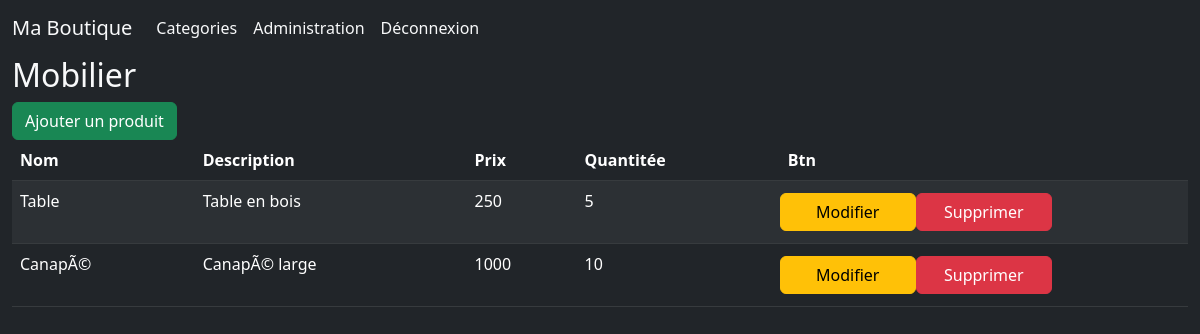
Page /index.php?page=produit&action=list_by_categorie&categorie=4 (signed in) on the committed database.
### tables this page shows
CREATE TABLE `categories` (
  `id` int(11) NOT NULL,
  `nom` varchar(255) NOT NULL
);

CREATE TABLE `produits` (
  `id` int(11) NOT NULL,
  `nom` varchar(255) NOT NULL,
  `description` varchar(255) NOT NULL,
  `quantite` int(11) NOT NULL,
  `prix` int(11) NOT NULL,
  `categorie` int(11) NOT NULL
);

### controllers/ProduitController.php (called while the page is built, shortened)
<?php
    class ProduitController extends ProduitManager{
        public function getProduitByCategorie($id_categorie){
            $catManager = new CategorieManager();
            $cat = $catManager->findOneById($id_categorie);
            $produits = $this->findByCategorie($id_categorie);
            require 'views/produit/list_by_categorie.php';
            $vue = ob_get_clean();
            return $vue;
        }
    }

### class/BDD.php (called while the page is built, shortened)
<?php
class BDD{
    private $host = 'localhost';
    private $database = 'maboutique';
    private $user = 'root';
    private $pwd = '';
    protected $co = false;
    public function __construct(){
        if(!$this->co){
            try{
                $this->co = new PDO('mysql:host='.$this->host.';dbname='.$this->database,$this->user,$this->pwd);
                $this->co->setAttribute(PDO::ATTR_ERRMODE,PDO::ERRMODE_EXCEPTION);
            }catch(Exception $e){
                die($e->getMessage());
            }
        }
    }
}

### models/CategorieManager.php (called while the page is built, shortened)
<?php
    class CategorieManager extends BDD{
        public function findOneById($id){
            $sql = 'SELECT * from categories WHERE id = :id';
            $select= $this->co->prepare($sql);
            $select->execute(['id' => $id]);
            return $select->fetch();
        }
    }

### models/ProduitManager.php (called while the page is built, shortened)
<?php
class ProduitManager extends BDD{
    public function findByCategorie($id_marque){
        $sql = 'SELECT * FROM produits WHERE categorie = :id';
        $select = $this->co->prepare($sql);
        $select->execute(['id'=>$id_marque]);
        return $select->fetchAll();
    }
}

### views/produit/list_by_categorie.php (the view)
<h2><?= $cat['nom'];?></h2>
<?= (!empty($_SESSION) && $_SESSION['admin'] === true) ? '<a class="btn btn-success" href="?page=produit&action=add&categorie='.$_GET["categorie"].'">Ajouter un produit</a>' : '';?>
<?php
if(!empty($produits)){
    ?>
    <table class="table table-dark table-striped">
        <thead>
            <tr>
                <th>Nom</th>
                <th>Description</th>
                <th>Prix</th>
                <th>Quantitée</th>
                <th>Btn</th>
            </tr>
        </thead>
        <tbody><?php
        foreach($produits as $produit)
        {
            ?>
            <tr>
            <td><p><?=$produit['nom'];?></p></td>
            <td><p><?=$produit['description'];?></p></td>
            <td><p><?=$produit['prix'];?></p></td>
            <td><p><?=$produit['quantite'];?></p></td>
            <td><div class="row p-1">
                <?php
                if(!empty($_SESSION) && $_SESSION['admin'] === true)
                {
                    ?>
                    <a class="btn btn-warning col-12 col-sm-6 col-lg-4" href="?page=produit&action=update&produit=<?=$produit['id'];?>">Modifier</a>
                    <a class="btn btn-danger col-12 col-sm-5 col-lg-4" href="?page=produit&action=delete&produit=<?=$produit['id'];?>&categorie=<?=$_GET['categorie'];?>">Supprimer</a>
                <?php
                }
                ?>
            </div></td>
            </tr>
            <?php
        }
        ?>
        </tbody>
    </table>
    <?php
}else{
    echo "<p>Il n'y a pas de produit associé a cette categorie</p>";
}

### rows in the picture
categories: nom "Mobilier"
produits: nom "Table", description "Table en bois", prix "250", quantite "5"
produits: nom "CanapÃ©", description "CanapÃ© large", prix "1000", quantite "10"
